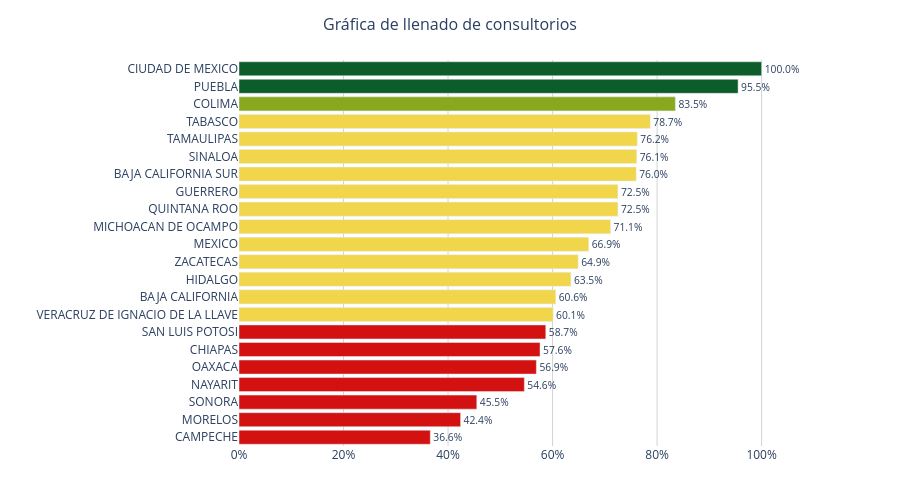

Here is the notebook cell this chart was saved with:
### Code cell
import plotly.graph_objects as go

# Ordenar de menor a mayor para efecto cascada
df_plot = tabla_entidades.sort_values("porcentaje", ascending=True)

# Semáforo de colores
colores = [
    "#0D5D2A" if p >= 95 else
    "#88A91E" if p >= 80 else
    "#F1D54A" if p >= 60 else
    "#D41111"
    for p in df_plot["porcentaje"]
]

fig_cascada = go.Figure()

fig_cascada.add_trace(
    go.Bar(
        x=df_plot["porcentaje"],
        y=df_plot["entidad"],
        orientation="h",
        marker=dict(color=colores),
        text=[f"{p:.1f}%" for p in df_plot["porcentaje"]],
        textposition="outside",
        textfont=dict(size=11),
        hovertemplate="<b>%{y}</b><br>Porcentaje: %{x:.1f}%<extra></extra>",
    )
)

fig_cascada.update_layout(
    title=dict(
        text="Gráfica de llenado de consultorios",
        x=0.5,
        font=dict(size=16)
    ),
    xaxis=dict(
        title="",
        range=[0, 115],
        ticksuffix="%",
        showgrid=True,
        gridcolor="lightgrey"
    ),
    yaxis=dict(
        title="",
        automargin=True
    ),
    plot_bgcolor="white",
    height=500,
    margin=dict(l=20, r=60, t=60, b=40)
)

### Figure 1 — Plotly figure (JSON) as saved in the notebook; plotly's stock layout.template omitted (floating-point values rounded to 4 significant figures)
{"data": [{"hovertemplate": "<b>%{y}</b><br>Porcentaje: %{x:.1f}%<extra></extra>", "marker": {"color": ["#D41111", "#D41111", "#D41111", "#D41111", "#D41111", "#D41111", "#D41111", "#F1D54A", "#F1D54A", "#F1D54A", "#F1D54A", "#F1D54A", "#F1D54A", "#F1D54A", "#F1D54A", "#F1D54A", "#F1D54A", "#F1D54A", "#F1D54A", "#88A91E", "#0D5D2A", "#0D5D2A"]}, "orientation": "h", "text": ["36.6%", "42.4%", "45.5%", "54.6%", "56.9%", "57.6%", "58.7%", "60.1%", "60.6%", "63.5%", "64.9%", "66.9%", "71.1%", "72.5%", "72.5%", "76.0%", "76.1%", "76.2%", "78.7%", "83.5%", "95.5%", "100.0%"], "textfont": {"size": 11}, "textposition": "outside", "type": "bar", "x": [36.6, 42.4, 45.5, 54.6, 56.9, 57.6, 58.7, 60.1, 60.6, 63.5, 64.9, 66.9, 71.1, 72.5, 72.5, 76.0, 76.1, 76.2, 78.7, 83.5, 95.5, 100.0], "y": ["CAMPECHE", "MORELOS", "SONORA", "NAYARIT", "OAXACA", "CHIAPAS", "SAN LUIS POTOSI", "VERACRUZ DE IGNACIO DE LA LLAVE", "BAJA CALIFORNIA", "HIDALGO", "ZACATECAS", "MEXICO", "MICHOACAN DE OCAMPO", "QUINTANA ROO", "GUERRERO", "BAJA CALIFORNIA SUR", "SINALOA", "TAMAULIPAS", "TABASCO", "COLIMA", "PUEBLA", "CIUDAD DE MEXICO"]}], "layout": {"height": 500, "margin": {"b": 40, "l": 20, "r": 60, "t": 60}, "plot_bgcolor": "white", "title": {"font": {"size": 16}, "text": "Gráfica de llenado de consultorios", "x": 0.5}, "xaxis": {"gridcolor": "lightgrey", "range": [0, 115], "showgrid": true, "ticksuffix": "%", "title": {"text": ""}}, "yaxis": {"automargin": true, "title": {"text": ""}}}}
